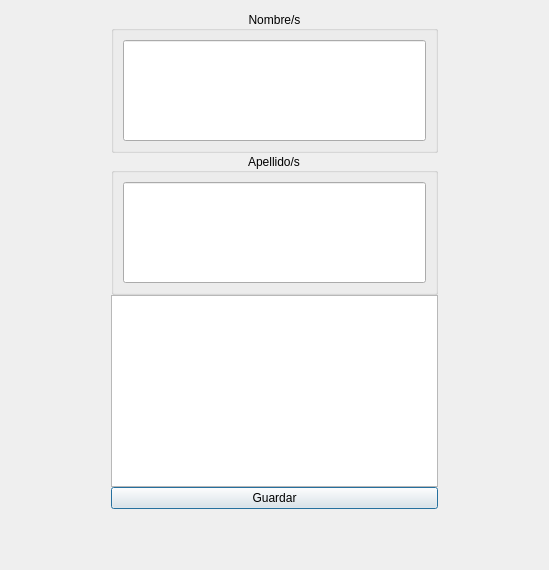
<?xml version="1.0" encoding="UTF-8"?>
<ui version="4.0">
 <class>Agregar3</class>
 <widget class="QDialog" name="Agregar3">
  <property name="geometry">
   <rect>
    <x>0</x>
    <y>0</y>
    <width>549</width>
    <height>570</height>
   </rect>
  </property>
  <property name="windowTitle">
   <string>Dialog</string>
  </property>
  <layout class="QGridLayout" name="gridLayout_3">
   <item row="0" column="0">
    <layout class="QVBoxLayout" name="verticalLayout">
     <property name="spacing">
      <number>0</number>
     </property>
     <property name="leftMargin">
      <number>100</number>
     </property>
     <property name="rightMargin">
      <number>100</number>
     </property>
     <property name="bottomMargin">
      <number>50</number>
     </property>
     <item>
      <widget class="QGroupBox" name="groupBox1">
       <property name="title">
        <string>Nombre/s</string>
       </property>
       <property name="alignment">
        <set>Qt::AlignCenter</set>
       </property>
       <layout class="QGridLayout" name="gridLayout_2">
        <item row="0" column="0">
         <widget class="QLineEdit" name="lineEditNombre">
          <property name="sizePolicy">
           <sizepolicy hsizetype="Preferred" vsizetype="Preferred">
            <horstretch>0</horstretch>
            <verstretch>0</verstretch>
           </sizepolicy>
          </property>
          <property name="minimumSize">
           <size>
            <width>0</width>
            <height>0</height>
           </size>
          </property>
          <property name="text">
           <string/>
          </property>
          <property name="alignment">
           <set>Qt::AlignCenter</set>
          </property>
          <property name="clearButtonEnabled">
           <bool>true</bool>
          </property>
         </widget>
        </item>
       </layout>
      </widget>
     </item>
     <item>
      <widget class="QGroupBox" name="groupBox2">
       <property name="title">
        <string>Apellido/s</string>
       </property>
       <property name="alignment">
        <set>Qt::AlignCenter</set>
       </property>
       <layout class="QGridLayout" name="gridLayout">
        <item row="0" column="0">
         <widget class="QLineEdit" name="lineEditApellido">
          <property name="sizePolicy">
           <sizepolicy hsizetype="Preferred" vsizetype="Preferred">
            <horstretch>0</horstretch>
            <verstretch>0</verstretch>
           </sizepolicy>
          </property>
          <property name="minimumSize">
           <size>
            <width>0</width>
            <height>0</height>
           </size>
          </property>
          <property name="text">
           <string/>
          </property>
          <property name="alignment">
           <set>Qt::AlignCenter</set>
          </property>
          <property name="clearButtonEnabled">
           <bool>true</bool>
          </property>
         </widget>
        </item>
       </layout>
      </widget>
     </item>
     <item>
      <widget class="QPlainTextEdit" name="plainTextEdit">
       <property name="sizePolicy">
        <sizepolicy hsizetype="Preferred" vsizetype="Preferred">
         <horstretch>0</horstretch>
         <verstretch>0</verstretch>
        </sizepolicy>
       </property>
       <property name="readOnly">
        <bool>true</bool>
       </property>
      </widget>
     </item>
     <item>
      <widget class="QPushButton" name="pushButton">
       <property name="text">
        <string>Guardar</string>
       </property>
      </widget>
     </item>
    </layout>
   </item>
  </layout>
 </widget>
 <resources/>
 <connections/>
</ui>
